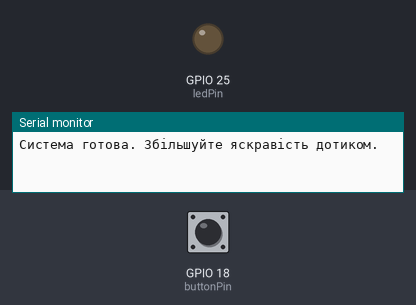
Bench run of a sketch on a simulated ESP32. Parts: output pins drawn as LEDs (lit = HIGH), the last lines printed to the serial monitor. The inputs (shaded band) are chosen by the test bench; at power-on: GPIO 18 (buttonPin) HIGH.

Above: at 1.2 s.
1.3 s: GPIO 18 (buttonPin) pulled LOW for 0.15 s
At 2.4 s:
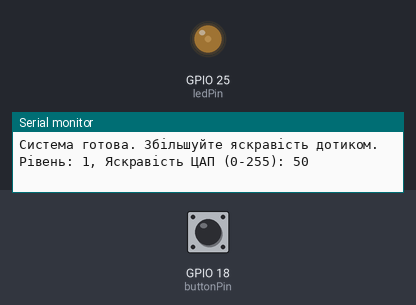
2.9 s: GPIO 18 (buttonPin) pulled LOW for 1 s
At 3.8 s:
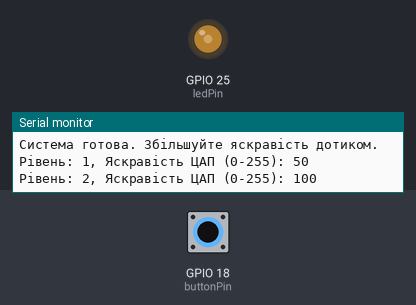
5.4 s: GPIO 18 (buttonPin) pulled LOW for 0.15 s
At 6.6 s:
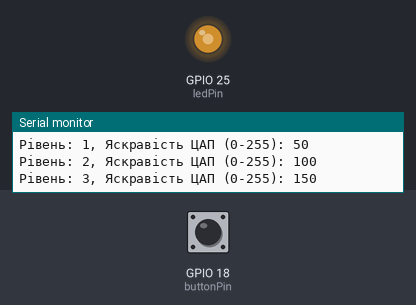
7.0 s: GPIO 18 (buttonPin) pulled LOW for 3.2 s
At 7.7 s:
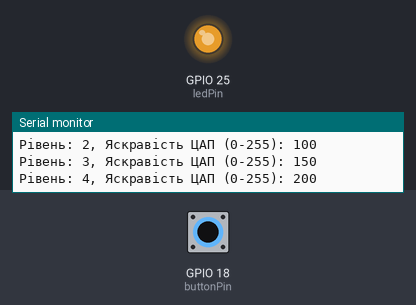
Timing chart, 0 to 10.0 s (numbered marks = the images above; inputs shaded):
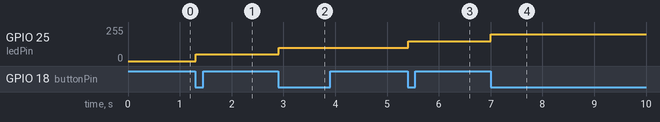

Measured:
- after the input at 1.3 s, GPIO 25 (ledPin): 0/255 → 50/255 at once
- after the input at 2.9 s, GPIO 25 (ledPin): 50/255 → 100/255 at once
- after the input at 5.4 s, GPIO 25 (ledPin): 100/255 → 150/255 at once
- after the input at 7.0 s, GPIO 25 (ledPin): 150/255 → 200/255 at once

The sketch:

natuskannya_ACP.ino
```cpp
// --- Піни компонентів ---
const int ledPin = 25;      // <--- ВАЖЛИВА ЗМІНА! Це пін ЦАП (DAC1)
const int buttonPin = 18;   // Пін для конекторів-"кнопки"

// --- Логіка лічильника яскравості ---
int pressCount = 0;         // Поточний рівень яскравості (0 = OFF)
int numLevels = 6;          // Загальна кількість рівнів (0, 1, 2, 3, 4, 5)

// Масив, що зберігає рівні яскравості (0 = вимкнено, 255 = макс.)
// ЦАП (DAC) 8-бітний, тому значення від 0 до 255
int brightnessLevels[] = {0, 50, 100, 150, 200, 255};

// Змінна для відстеження стану кнопки
int lastButtonState = HIGH;

void setup() {
  Serial.begin(115200);

  // Налаштовуємо пін кнопки
  pinMode(buttonPin, INPUT_PULLUP);

  // Для dacWrite() не потрібен pinMode(ledPin, OUTPUT)

  Serial.println("Система готова. Збільшуйте яскравість дотиком.");

  // Починаємо з вимкненого світлодіода (0)
  dacWrite(ledPin, 0);
}

void loop() {
  // Зчитуємо поточний стан конекторів
  int currentButtonState = digitalRead(buttonPin);

  // "Ловимо" тільки МОМЕНТ дотику (перехід з HIGH на LOW)
  if (lastButtonState == HIGH && currentButtonState == LOW) {

    // Збільшуємо лічильник і "зациклюємо" його
    // 0->1, 1->2, 2->3, 3->4, 4->5, 5->0
    pressCount = (pressCount + 1) % numLevels;

    // Отримуємо нове значення яскравості з нашого масиву
    int currentBrightness = brightnessLevels[pressCount];

    // Встановлюємо нову яскравість через ЦАП (DAC)
    dacWrite(ledPin, currentBrightness);

    // Виводимо інформацію в термінал
    Serial.print("Рівень: ");
    Serial.print(pressCount);
    Serial.print(", Яскравість ЦАП (0-255): ");
    Serial.println(currentBrightness);
  }

  // Оновлюємо попередній стан
  lastButtonState = currentButtonState;

  delay(10); // Невелика затримка для стабільності
}
```
